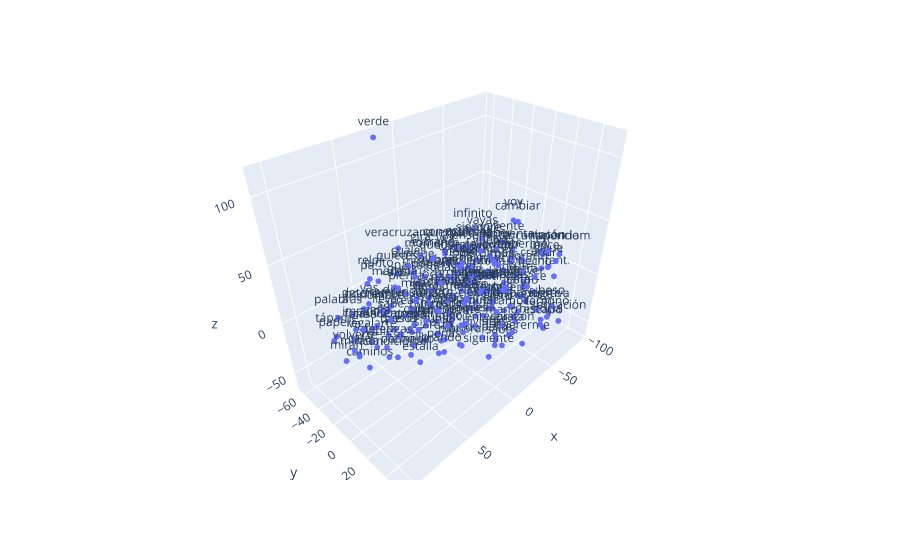

Write notebook code for a chart like this one.
### Code cell
# Graficar los embedddings en 3D

vecs, labels = reduce_dimensions(w2v_model,3)

fig = px.scatter_3d(x=vecs[:MAX_WORDS,0], y=vecs[:MAX_WORDS,1], z=vecs[:MAX_WORDS,2],text=labels[:MAX_WORDS])
fig.update_traces(marker_size = 2)
fig.show()

### Figure 1 — Plotly figure (JSON) as saved in the notebook; plotly's stock layout.template omitted (floating-point values rounded to 4 significant figures; data arrays with more than 128 entries replaced by an {"elided": "..."} marker saying what was removed)
{"data": [{"hovertemplate": "x=%{x}<br>y=%{y}<br>z=%{z}<br>text=%{text}<extra></extra>", "legendgroup": "", "marker": {"color": "#636efa", "size": 2, "symbol": "circle"}, "mode": "markers+text", "name": "", "scene": "scene", "showlegend": false, "text": {"elided": "206 str values"}, "type": "scatter3d", "x": {"elided": "206 float values"}, "y": {"elided": "206 float values"}, "z": {"elided": "206 float values"}}], "layout": {"legend": {"tracegroupgap": 0}, "margin": {"t": 60}, "scene": {"domain": {"x": [0, 1], "y": [0, 1]}, "xaxis": {"title": {"text": "x"}}, "yaxis": {"title": {"text": "y"}}, "zaxis": {"title": {"text": "z"}}}}}
